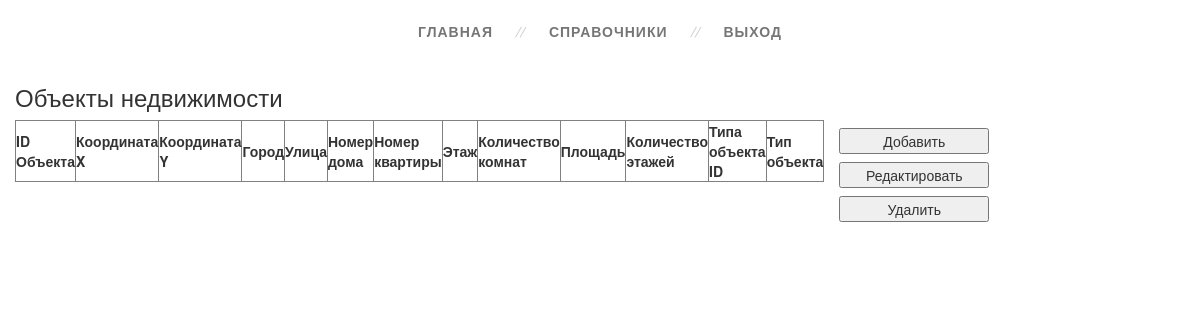
The page /ObjProperty.php on the database as committed earlier.
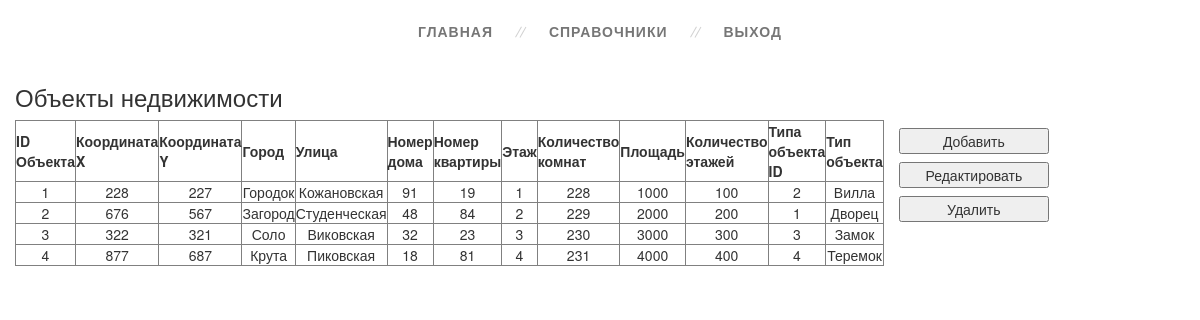
The same page on the database as committed later.
### tables this page shows
CREATE TABLE `ObjProperty` (
  `ID_ObjProperty` int(11) NOT NULL,
  `CoordX` float DEFAULT NULL,
  `CoordY` float DEFAULT NULL,
  `City` varchar(50) DEFAULT NULL,
  `Street` varchar(50) DEFAULT NULL,
  `NumHouse` varchar(50) DEFAULT NULL,
  `NumApart` varchar(50) DEFAULT NULL,
  `Floor` int(11) DEFAULT NULL,
  `KolvoRoom` int(11) DEFAULT NULL,
  `Area` float DEFAULT NULL,
  `NumFloors` int(11) DEFAULT NULL,
  `TypeObj_ID` int(11) NOT NULL,
  `IsDelete` bit(1) NOT NULL DEFAULT b'0'
);

CREATE TABLE `TypeObj` (
  `ID_TypeObj` int(11) NOT NULL,
  `Name` varchar(100) NOT NULL,
  `IsDelete` bit(1) NOT NULL DEFAULT b'0'
);

### model/ModelBase.php (called while the page is built, shortened)
<?php
abstract class ModelBase
{
	private static $db_host = "localhost";
	private static $db_username = "root";
	private static $db_password = "";
	private static $db_name = "ProjectSRID";
	private static $connection;
	protected static $select;
	protected static $table;
	private static function OpenConnection()
	{
		self::$connection = mysqli_connect(self::$db_host, self::$db_username, self::$db_password, self::$db_name);
	}
	public static function Select()
	{
		$query = static::$select . " WHERE " . static::$table .".IsDelete != 1";
		$result = mysqli_query(self::$connection, $query);
		$list = array();
		while ($row = mysqli_fetch_assoc($result))
		{
			$entity = new $class;
			foreach ($row as $key => $value)
			{
				$entity->$key = $value;
			}
			$list[] = $entity;
    	}
		return $list;
	}
}
?>

### ObjProperty.php (the view, shortened to what this page needs)
<?php
require_once "model\ModelBase.php";
?>
<!doctype html>
<html lang="en">
<head>
    <link rel="stylesheet" href="style.css">
    <link rel="stylesheet" href="libs/Bootstrap/css/bootstrap.min.css">
</head>
<body>
<div class="section">
    <div class="container">
        <div class="row">
            <nav>
                <ul class="topmenu">
                    <li><a href="Main.php">Главная</a></li>
                    <li><a>Справочники</a>
                    </li>
                    <li><a href="Auth.php">Выход</a></li>
                </ul>
            </nav>
        </div>
    </div>
    <div class="container">
        <div class="row" id="table_objproperty">
            <h3>Объекты недвижимости</h3>
            <?php
            $objproperty = new ObjProperty();
            $all_objpropertys = $objproperty->Select();
            echo '<table class="tableInfo col-lg-2" border="1">';
            echo '<tr><th>ID Объекта</th><th>Координата X</th><th>Координата Y</th><th>Город</th><th>Улица</th><th>Номер дома</th><th>Номер квартиры</th><th>Этаж</th><th>Количество комнат</th><th>Площадь</th><th>Количество этажей</th><th>Типа объекта ID</th><th>Тип объекта</th></tr>';
            foreach ($all_objpropertys as $single_objproperty)
            {
                echo '<tr>';
                echo '<td>' . $single_objproperty->ID_ObjProperty . '</td>';
                echo '<td>' . $single_objproperty->CoordX . '</td>';
                echo '<td>' . $single_objproperty->CoordY . '</td>';
                echo '<td>' . $single_objproperty->City . '</td>';
                echo '<td>' . $single_objproperty->Street . '</td>';
                echo '<td>' . $single_objproperty->NumHouse . '</td>';
                echo '<td>' . $single_objproperty->NumApart . '</td>';
                echo '<td>' . $single_objproperty->Floor . '</td>';
                echo '<td>' . $single_objproperty->KolvoRoom . '</td>';
                echo '<td>' . $single_objproperty->Area . '</td>';
                echo '<td>' . $single_objproperty->NumFloors . '</td>';
                echo '<td>' . $single_objproperty->TypeObj_ID . '</td>';
                echo '<td>' . $single_objproperty->TypeObj_Name . '</td>';
                echo '</tr>';
            }
            echo '</table>';
            ?>
            <div class="col-lg-2 buttons">
                <button id="button_add">Добавить</button>
                <button id="button_update">Редактировать</button>
                <button id="button_delete">Удалить</button>
            </div>
        </div>
    </div>
</div>
</body>
</html>

### style.css (style rules this page uses)
.tableInfo { text-align: center; }
.buttons button { margin-top: 8px; width: 150px; }
* { box-sizing: border-box; }
body { margin: 0; }
nav { background: white; }
nav ul { list-style: none; margin: 0; padding: 0; }
nav a { text-decoration: none; outline: none; display: block; transition: .4s ease-in-out; }
.topmenu { text-align: center; padding: 10px 0; }
.topmenu > li { display: inline-block; position: relative; }
.topmenu > li:after { content: ""; position: absolute; right: 0; width: 1px; height: 12px; background: #d2d2d2; top: 16px; box-shadow: 4px -2px 0 #d2d2d2; transform: rotate(30deg); }
.topmenu > li:last-child:after { background: none; box-shadow: none; }
.topmenu > li > a { padding: 12px 26px; color: #767676; text-transform: uppercase; font-weight: bold; letter-spacing: 1px; font-family: 'Exo 2', sans-serif; }
body { font: 14px/21px "Lucida Sans", "Lucida Grande", "Lucida Sans Unicode", sans-serif; }

Rows that differ between the two databases and show on the page:
added objproperty: ID_ObjProperty "1", CoordX "228", CoordY "227", City "Городок", Street "Кожановская", NumHouse "91", NumApart "19", Floor "1", KolvoRoom "228", Area "1000", NumFloors "100", TypeObj_ID "2", TypeObj_ID.Name "Вилла"
added objproperty: ID_ObjProperty "2", CoordX "676", CoordY "567", City "Загород", Street "Студенческая", NumHouse "48", NumApart "84", Floor "2", KolvoRoom "229", Area "2000", NumFloors "200", TypeObj_ID "1", TypeObj_ID.Name "Дворец"
added objproperty: ID_ObjProperty "3", CoordX "322", CoordY "321", City "Соло", Street "Виковская", NumHouse "32", NumApart "23", Floor "3", KolvoRoom "230", Area "3000", NumFloors "300", TypeObj_ID "3", TypeObj_ID.Name "Замок"
added objproperty: ID_ObjProperty "4", CoordX "877", CoordY "687", City "Крута", Street "Пиковская", NumHouse "18", NumApart "81", Floor "4", KolvoRoom "231", Area "4000", NumFloors "400", TypeObj_ID "4", TypeObj_ID.Name "Теремок"
